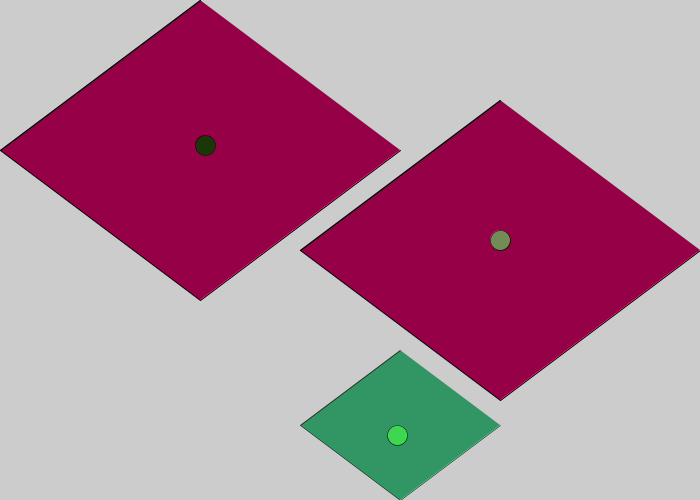
Frame 1 (no input)
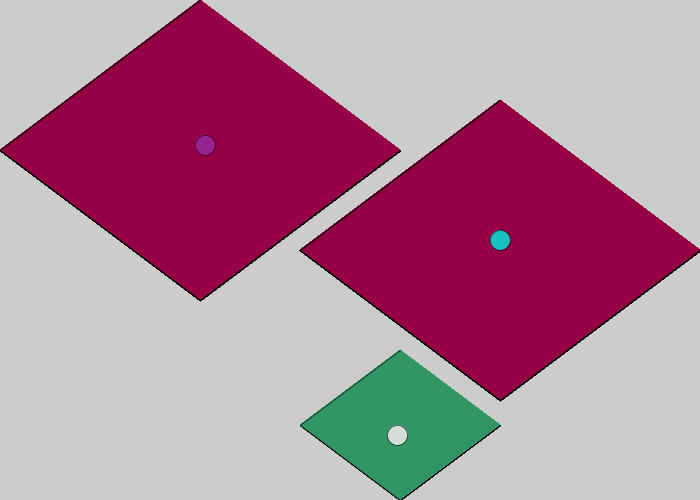
Frame 60 (the mouse pressed at the canvas centre just before this capture)
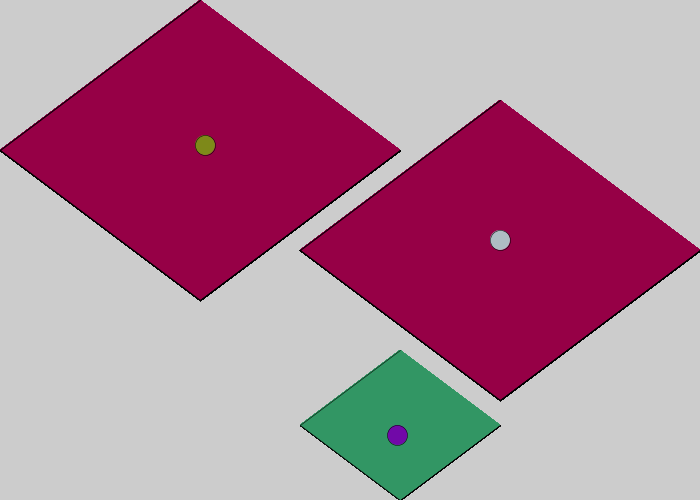
Frame 120 (the mouse held since frame 60 and released just before this capture)

The Processing sketch that drew these frames (run headless with seeded random() and noise(); from frame 60 on, the mouse is pressed at the canvas centre):

// Processing sketch: partners_exercise_
// ── partners_exercise_.pde
float R = random (255);
float G = random (255);
float B = random (255);

void setup () {
  size(700, 500);
}

void draw() {
  fill(150, 0, 70);

fill(150, 0, 70);
  diamond ();

  translate(300, 100);
  diamond();

  scale(0.5);
  fill(50, 150, 100);
  translate(0, 500);
  diamond();
  


 orniments();
push();
  translate (250, -160);

  orniments();
  pop();

translate (-340, -350);
  orniments();
}
  void diamond() {
  push();
  translate(-200, 0);
  beginShape();
  vertex (400,0);
 vertex (200,150);
 vertex (400,300);
 vertex (600,150);

  endShape();
  pop();
}




void orniments () {
  translate (-45,-230);
  R = random(5, 250);
  G = random(5, 250);
  B = random(5, 250);
  fill (R, G, B);
  circle(240, 400, 40);
}
